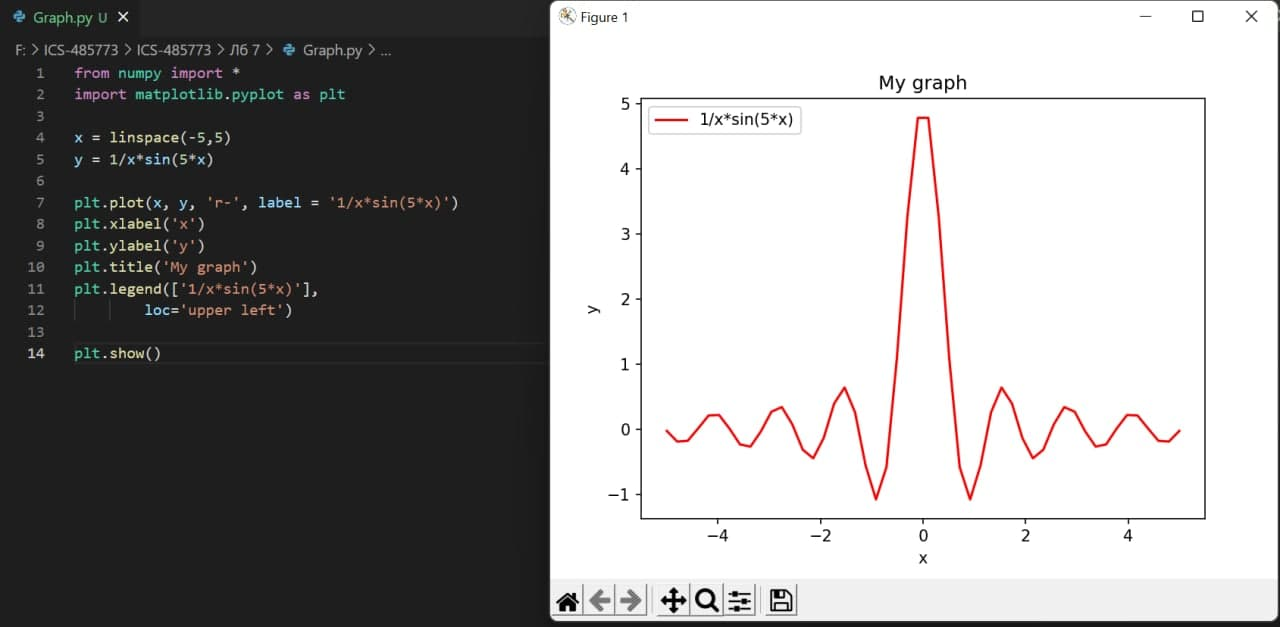

This figure's Python source:
from numpy import *
import matplotlib.pyplot as plt
import pylab

x = linspace(-5,5)
y = 1/x*sin(5*x)

plt.plot(x, y, 'r-', label = '1/x*sin(5*x)')
plt.xlabel('x')
plt.ylabel('y')
plt.title('My graph')
plt.legend(['1/x*sin(5*x)'],
        loc='upper left')

pylab.savefig('Graph 1.png',dpi=200)
plt.show()